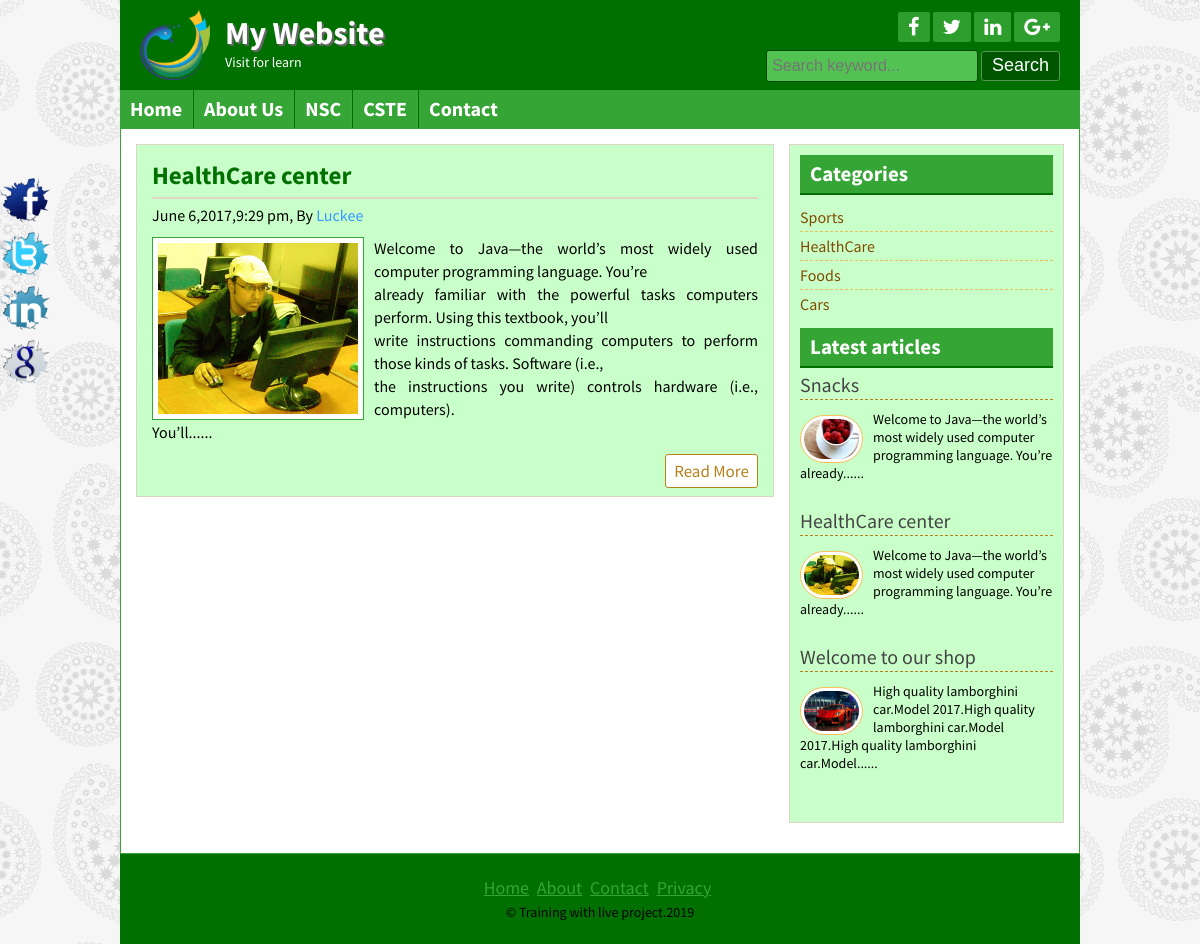
Screenshot of /posts.php?category=7 with the database file from the repository.
### tables this page shows
CREATE TABLE `title_slogan` (
  `id` int(11) NOT NULL,
  `title` varchar(250) NOT NULL,
  `slogan` varchar(250) NOT NULL,
  `logo` varchar(250) NOT NULL
);

CREATE TABLE `tbl_social` (
  `id` int(11) NOT NULL,
  `fb` varchar(255) NOT NULL,
  `tw` varchar(255) NOT NULL,
  `ln` varchar(255) NOT NULL,
  `gp` varchar(255) NOT NULL
);

CREATE TABLE `tbl_page` (
  `id` int(11) NOT NULL,
  `name` varchar(255) NOT NULL,
  `body` text NOT NULL
);

CREATE TABLE `tbl_post` (
  `id` int(11) NOT NULL,
  `cat` int(11) NOT NULL,
  `title` varchar(100) NOT NULL,
  `body` text NOT NULL,
  `image` varchar(100) NOT NULL,
  `author` varchar(100) NOT NULL,
  `tags` varchar(100) NOT NULL,
  `date` timestamp NOT NULL DEFAULT CURRENT_TIMESTAMP,
  `userid` int(11) NOT NULL
);

CREATE TABLE `tbl_category` (
  `id` int(11) NOT NULL,
  `name` varchar(100) NOT NULL
);

CREATE TABLE `tbl_footer` (
  `id` int(11) NOT NULL,
  `note` varchar(255) NOT NULL
);

### lib/Database.php (called while the page is built, shortened)
<?php
Class Database{
	public $host   = DB_HOST;
	public $user   = DB_USER;
	public $pass   = DB_PASS;
	public $dbname = DB_NAME;
	public $link;
	private function connectDB(){
	$this->link = new mysqli($this->host, $this->user, $this->pass,  $this->dbname);
 }
	public function select($query){
		$result = $this->link->query($query) or die($this->link->error.__LINE__);
		if($result->num_rows > 0){
			return $result;
		} else {
			return false;
		}
	}
}

### helpers/format.php (called while the page is built, shortened)
<?php
class format
{
	public function formatDate($date){
        return date('F j,Y,g:i a',strtotime($date));
	}
	public function textShorten($text,$limit=400){
        $text = $text." ";
        $text =substr($text,0,$limit);
         $text =substr($text,0,strrpos($text,' '));
        $text = $text."......";
        return $text;
	}
}
?>

### posts.php (the view)
<?php include 'inc/header.php';?>
<?php
 if (!isset($_GET['category']) || $_GET['category']==NULL) {
        header("location:404.php");
 } else {
 	$id  =$_GET['category'];
 }
?>
	<div class="contentsection contemplete clear">
		<div class="maincontent clear">
		<?php
          $query ="select * from tbl_post where cat=$id ";
          $post = $db->select($query);
          if ($post) {
            while($result = $post->fetch_assoc()){
		?>
     <div class="samepost clear">
		<h2><a href="post.php?id=<?php echo $result['id'];?>"><?php echo $result['title'];?></a></h2>
		<h4><?php echo $fm->formatDate($result['date']);?>, By <a href="#"><?php echo $result['author'];?></a></h4>
		      <a href="#"><img src="admin/<?php echo $result['image'];?>" alt="post image"/></a>
			<?php echo $fm->textShorten($result['body']);?>
				<div class="readmore clear">
					<a href="post.php?id=<?php echo $result['id'];?>">Read More</a>
				</div>
              </div>
   <?php }} else { ?>
    <h2>No post available in this category.</h2>
   <?php } ?>
       </div>
 <?php include 'inc/sidebar.php';?>
 <?php include 'inc/footer.php';?>

### inc/header.php (shortened to what this page needs)
<?php include'lib/Database.php' ?>
<?php include'helpers/format.php' ?>
<?php
  $db = new Database();
  $fm =new format();
?>
<!DOCTYPE html>
<html>
<head>
	<?php include'scripts/css.php'; ?>
</head>
<body>
	<div class="headersection templete clear">
		<a href="index.php">
			<div class="logo">
			<?php
                   $query = "select * from title_slogan where id ='1' ";
                   $blog_title =$db->select($query);
                    if ($blog_title) {
                       while($result =$blog_title->fetch_assoc()){
            ?>
				<img src="admin/<?php echo $result['logo']; ?>" alt="Logo"/>
				<h2><?php echo $result['title']; ?></h2>
				<p><?php echo $result['slogan']; ?></p>
		    <?php } } ?>
			</div>
		</a>
		<div class="social clear">
			<div class="icon clear">
<?php
       $query = "select * from tbl_social where id ='1' ";
       $social =$db->select($query);
        if ($social) {
           while($result =$social->fetch_assoc()){
?>
		<a href="<?php echo $result['fb']; ?>" target="_blank"><i class="fa fa-facebook"></i></a>
		<a href="<?php echo $result['tw']; ?>" target="_blank"><i class="fa fa-twitter"></i></a>
		<a href="<?php echo $result['ln']; ?>" target="_blank"><i class="fa fa-linkedin"></i></a>
		<a href="<?php echo $result['gp']; ?>" target="_blank"><i class="fa fa-google-plus"></i></a>
<?php } } ?>
			</div>
			<div class="searchbtn clear">
			<form action="search.php" method="get">
				<input type="text" name="search" placeholder="Search keyword..."/>
				<input type="submit" name="submit" value="Search"/>
			</form>
			</div>
		</div>
	</div>
<div class="navsection templete">
<?php
 $path = $_SERVER['SCRIPT_FILENAME'];
 $currentpage = basename($path,'.php');
?>
  <ul>
	<li><a <?php if($currentpage=='index') {echo 'id="active"';}?> href="index.php">Home</a></li>
	<?php
    $query = "select * from tbl_page";
    $pages =$db->select($query);
    if ($pages) {
    while($result =$pages->fetch_assoc()){
    ?>
    <li><a
     <?php
        if (isset($_GET['pageid']) && $_GET['pageid']==$result['id']) {
        	echo 'id="active"';
        }
     ?>
    href="page.php?pageid=<?php echo $result['id']; ?>"><?php echo $result['name']; ?></a> </li>
    <?php } } ?>
	<li><a <?php if($currentpage=='contact') {echo 'id="active"';}?> href="contact.php">Contact</a></li>
  </ul>
</div>

### inc/sidebar.php
<div class="sidebar clear">
	<div class="samesidebar clear">
		<h2>Categories</h2>
			<ul>
			<?php
                  $query = "select * from tbl_category";
                  $category = $db->select($query);
                    if ($category) {
                  while($result = $category->fetch_assoc()){
	        ?>
				<li><a href="posts.php?category=<?php echo $result['id']?>"> <?php echo $result['name']?></a></li>
				<?php } }else {?>
				<li>No Category Created</li>
				<?php } ?>
			</ul>
	</div>
	<div class="samesidebar clear">
		<h2>Latest articles</h2>
		<?php
                $query = "select * from tbl_post limit 5 " ;
                $post = $db->select($query);
                  if ($post) {
                 while($result = $post->fetch_assoc()){
	     ?>
			<div class="popular clear">
			<h3><a href="post.php?id=<?php echo $result['id'];?>"><?php echo $result['title'];?></a></h3>
				<a href="post.php?id=<?php echo $result['id'];?>"><img src="admin/<?php echo $result['image'];?>" alt="post image"/></a>
				<?php echo $fm->textShorten($result['body'],120);?>
			</div>
			<?php } }else {header("location:404.php");}?>
	</div>
</div>

### inc/footer.php (shortened to what this page needs)
</div>
	<div class="footersection templete clear">
	  <div class="footermenu clear">
		<ul>
			<li><a href="#">Home</a></li>
			<li><a href="#">About</a></li>
			<li><a href="#">Contact</a></li>
			<li><a href="#">Privacy</a></li>
		</ul>
	  </div>
<?php
       $query = "select * from tbl_footer where id ='1' ";
       $footernote =$db->select($query);
        if ($footernote) {
           while($result =$footernote->fetch_assoc()){
?>
	  <p>&copy; <?php echo $result['note']; echo date('Y'); ?></p>
<?php } } ?>
	</div>
	<div class="fixedicon clear">
<?php
           $query = "select * from tbl_social where id ='1' ";
           $social =$db->select($query);
            if ($social) {
               while($result =$social->fetch_assoc()){
 ?>
<a href="<?php echo $result['fb']; ?>" target="_blank"><img src="images/fb.png" alt="Facebook"/></a>
<a href="<?php echo $result['tw']; ?>" target="_blank"><img src="images/tw.png" alt="Twitter"/></a>
<a href="<?php echo $result['ln']; ?>" target="_blank"><img src="images/in.png" alt="LinkedIn"/></a>
<a href="<?php echo $result['gp']; ?>" target="_blank"><img src="images/gl.png" alt="GooglePlus"/></a>
<?php } } ?>
	</div>
</body>
</html>

### theme/green.css (style rules this page uses)
.headersection,.footersection { background: #007000 none repeat scroll 0 0; }
.icon a { background: #2d9d2d none repeat scroll 0 0; }
.searchbtn input[type="text"] { background: #52c252 none repeat scroll 0 0; border: 1px solid #034703; }
.searchbtn input[type="submit"] { border: 1px solid #549854; }
input[type="submit"] { background: #005600 none repeat scroll 0 0; border: 1px solid #52c252; }
.navsection { background: #35a535 none repeat scroll 0 0; }
.navsection ul li { border-left: 1px solid #007000;border-right: 1px solid #38a838; }
.samepost h2 a { color: #007000; }
.maincontent,.sidebar { background: #C9FFC9 none repeat scroll 0 0; }
.samepost img { border: 1px solid #35A535; }
.contentsection { border: 1px solid #35A535; }
.samesidebar h2 { background: #35a535 none repeat scroll 0 0;border-bottom: 2px solid #007000; color:#fff; }
.footermenu ul li a { color:#35A535; }
.samepost h2,.about h2 { color:#007000 ; }

### rows the page displays
title_slogan: logo (picture), title "My Website", slogan "Visit for learn"
tbl_page: name "About Us"
tbl_page: name "NSC"
tbl_page: name "CSTE"
tbl_post: title "HealthCare center", date "June 6,2017,9:29 pm", author "Luckee", image (picture), body "Welcome to Java—the world’s most widely used computer programming language. You’re already familiar with the powerful tasks computers perform. Using this textbook, you’ll write instructions commanding computers to perform those kinds of tasks. Software (i.e., the instructions you write) controls hardware (i.e., computers). You’ll......", body "Welcome to Java—the world’s most widely used computer programming language. You’re already......"
tbl_category: name "Sports"
tbl_category: name "HealthCare"
tbl_category: name "Foods"
tbl_category: name "Cars"
tbl_post: title "Snacks", image (picture), body "Welcome to Java—the world’s most widely used computer programming language. You’re already......"
tbl_post: title "Welcome to our shop", image (picture), body "High quality lamborghini car.Model 2017.High quality lamborghini car.Model 2017.High quality lamborghini car.Model......"
tbl_footer: note "Training with live project."
